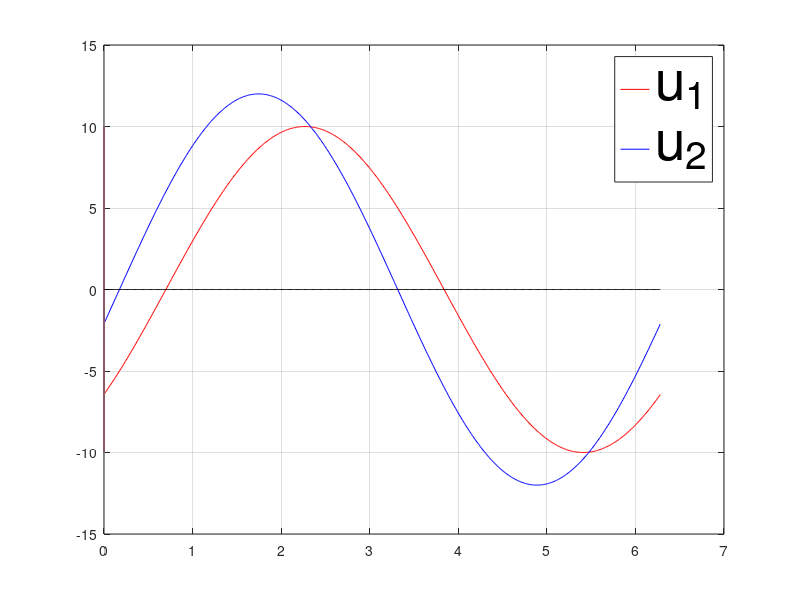

The MATLAB source for this figure:
% 2021.11.22
% Fundamentals of Electric Circuits, 6e
% example 9.2

clf;clear;clc;close all;

fontsize = 40;
t = 0:0.01:2*pi;
u1 = -10 * cos(t + 5/18*pi);
u2 = 12 * sin(t - 1/18*pi);

plot(t, u1, '-r');hold on;
plot(t, u2, '-b');hold on;
plot(zeros(21), -10:10, t,zeros(size(t)),'-k');grid on;
legend({'u_1','u_2'},'FontSize',fontsize);